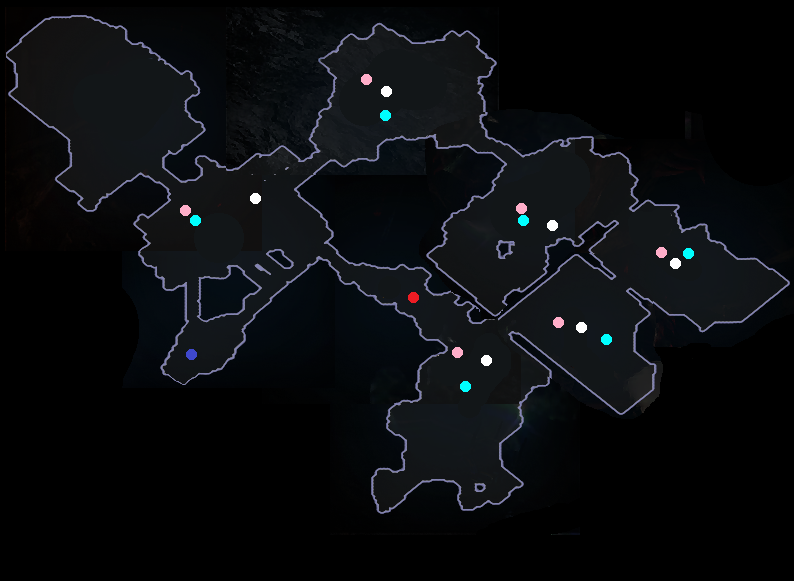
#> input picture templates/map_with_pois_clean.png, 794 x 581 px, found by its file name
$ python test_red_zone_localizer.py
#> lines starting #> are read from the running program, lines starting #| are printed output that depends on the picture; after the words box and inside, x2 and y2 are one past the last pixel; in counts of white or black regions, pixels touching at a corner belong together
### src/map_localizer.py
"""
Full Reference Map Localizer Module
Pinpoints player's exact 2D coordinates (X, Y) on a full map layout reference image
by matching live minimap crops in real-time with high precision and sub-pixel accuracy.
"""

import json
import os
from typing import Dict, Any, Tuple, Optional, Union, List
import cv2
import numpy as np
from PIL import Image

from .minimap_extractor import MinimapExtractor


class MapLocalizer:
    """Tracks player's exact position on a full map layout reference image."""

    def __init__(
        self,
        reference_map_path: str = "templates/full_map_reference.png",
        extractor: Optional[MinimapExtractor] = None,
        config_path: str = "config.json",
        min_scale: float = 0.16,
        max_scale: float = 0.38,
    ):
        """
        Initialize MapLocalizer.

        :param reference_map_path: Path to the full map layout reference image.
        :param extractor: Optional MinimapExtractor instance.
        :param config_path: Path to config.json.
        :param min_scale: Minimum scale candidate for minimap matching.
        :param max_scale: Maximum scale candidate for minimap matching.
        """
#> called with reference_map_path = 'templates/full_map_reference.png', config_path = 'config.json', min_scale = 0.16, max_scale = 0.38
        # Resolve reference map path from config.json if default was passed
        resolved_path = reference_map_path
        if (reference_map_path == "templates/full_map_reference.png" or not reference_map_path) and os.path.exists(config_path):
            try:
                with open(config_path, "r", encoding="utf-8") as f:
#> (reads config.json from the repository)
                    cfg = json.load(f)
                    cfg_map = cfg.get("map_layout_file")
                    if cfg_map and os.path.exists(cfg_map):
                        resolved_path = cfg_map
            except Exception:
                pass

        self.reference_map_path = resolved_path
        self.extractor = extractor or MinimapExtractor()
        self.min_scale = min_scale
        self.max_scale = max_scale

        self.ref_img: Optional[np.ndarray] = None
        self.ref_edges: Optional[np.ndarray] = None
        self.ref_w: int = 0
        self.ref_h: int = 0
        self.red_zone_bounds: Optional[Tuple[int, int, int, int]] = None  # (min_x, max_x, min_y, max_y)

        self.last_player_pos: Optional[Tuple[int, int]] = None
        self.last_confidence: float = 0.0
        self.last_scale: Optional[float] = None
        self.locked_counter: int = 0
        self.pending_jump_pos: Optional[Tuple[int, int]] = None
        self.pending_jump_count: int = 0

        self.load_reference_map(self.reference_map_path)

    def load_reference_map(self, map_path: str) -> bool:
        """
        Loads the reference map layout image and computes combined edge/wall features.

        :param map_path: Path to reference image file.
        :return: True if loaded successfully.
        """
#> called with map_path = 'templates/map_with_pois_clean.png'
        if not os.path.exists(map_path):
            print(f"[MAP LOCALIZER] Warning: Reference map file not found at '{map_path}'")
            return False

        img = cv2.imread(map_path)
#> img is the input picture: shape (581, 794, 3); mean B, G, R 14.4, 11.9, 10.1
        if img is None:
            print(f"[MAP LOCALIZER] Error: Could not read image from '{map_path}'")
            return False

        self.ref_img = img
        self.ref_h, self.ref_w = img.shape[:2]
#> self.ref_h = 581; self.ref_w = 794
        self.red_zone_bounds = None

        # Detect Painted Red Square / Zone (HSV red color range)
        hsv = cv2.cvtColor(img, cv2.COLOR_BGR2HSV)
#> hsv: shape (581, 794, 3); mean H, S, V 58.2, 59.2, 14.5
        mask1 = cv2.inRange(hsv, np.array([0, 100, 100]), np.array([10, 255, 255]))
#> mask1: shape (581, 794); every value is 0
        mask2 = cv2.inRange(hsv, np.array([170, 100, 100]), np.array([180, 255, 255]))
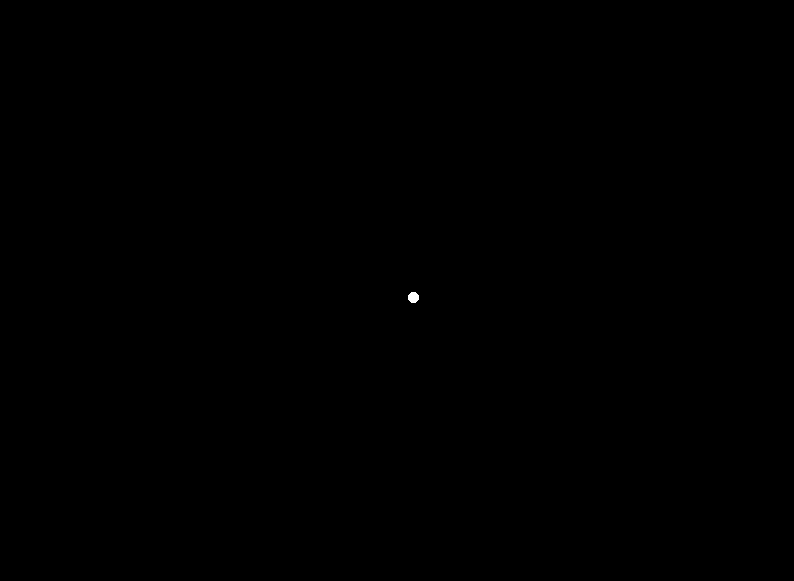
#> mask2: shape (581, 794); 0.02% white; 1 white region, box (x1, y1, x2, y2) and area: (408, 292, 419, 303) 97
        red_mask = cv2.bitwise_or(mask1, mask2)

        # Fallback BGR condition if HSV range is narrow
        b, g, r = img[:, :, 0], img[:, :, 1], img[:, :, 2]
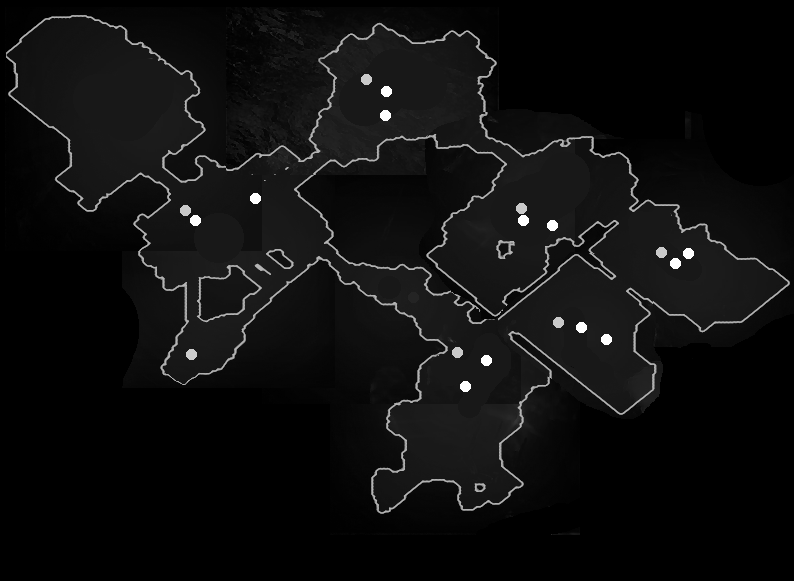
#> b: shape (581, 794); min 0, max 255, mean 14.4
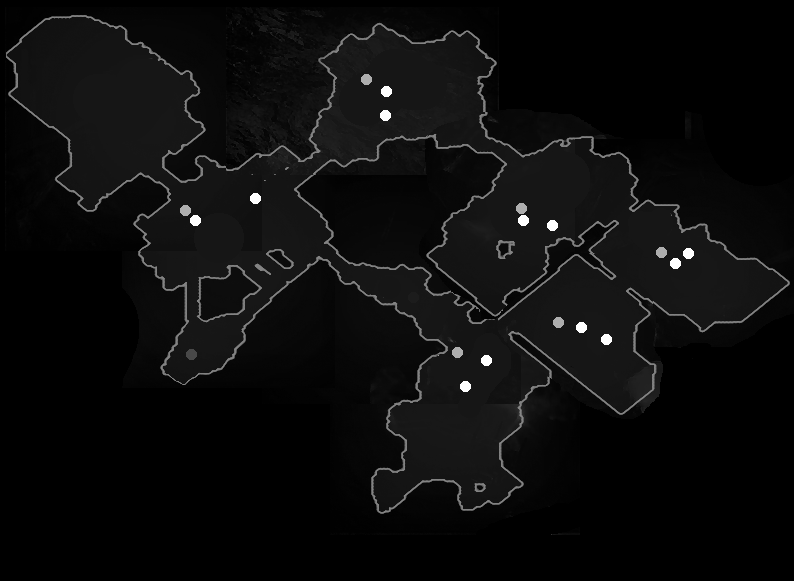
#> g: shape (581, 794); min 0, max 255, mean 11.9
        bgr_red_mask = ((r > 160) & (g < 80) & (b < 80)).astype(np.uint8) * 255
        combined_red = cv2.bitwise_or(red_mask, bgr_red_mask)

        red_y, red_x = np.where(combined_red > 0)
#> red_y = 97 values from 292 to 302; red_x = 97 values, max 418 at index 31, min 408 at index 21, mean 413
        if len(red_x) > 0:
            min_x, max_x = int(np.min(red_x)), int(np.max(red_x))
#> min_x = 408; max_x = 418
            min_y, max_y = int(np.min(red_y)), int(np.max(red_y))
#> min_y = 292; max_y = 302
            self.red_zone_bounds = (min_x, max_x, min_y, max_y)
#> self.red_zone_bounds = (408, 418, 292, 302)
            print(f"[MAP LOCALIZER] Detected Painted Red Zone: X [{min_x}..{max_x}], Y [{min_y}..{max_y}] ({max_x - min_x}x{max_y - min_y} px)")
#| [MAP LOCALIZER] Detected Painted Red Zone: X [408..418], Y [292..302] (10x10 px)

            # Inpaint / clean red pixels for sharp template matching against raw game minimap
            clean_img = cv2.inpaint(img, combined_red, 3, cv2.INPAINT_TELEA)
        else:
            clean_img = img

        # Extract combined edge and wall features from clean reference map
        self.ref_edges = self.extract_features(clean_img, is_crop=False)

        print(f"[MAP LOCALIZER] Successfully loaded Full Reference Map: {self.ref_w}x{self.ref_h} px")
        return True

    def extract_features(self, img_bgr: np.ndarray, is_crop: bool = True) -> np.ndarray:
        """
        Extracts high-contrast structural features combining Canny edges and Cyan/Blue wall masks.
        Masks out center character marker and outer borders for minimap crops.
        """
#> called with is_crop = False
        h, w = img_bgr.shape[:2]
#> h = 581; w = 794

        # 1. Structural Canny edges
        if len(img_bgr.shape) == 3:
            gray = cv2.cvtColor(img_bgr, cv2.COLOR_BGR2GRAY)
        else:
            gray = img_bgr
        blurred = cv2.GaussianBlur(gray, (3, 3), 0)
        edges = cv2.Canny(blurred, 40, 140)
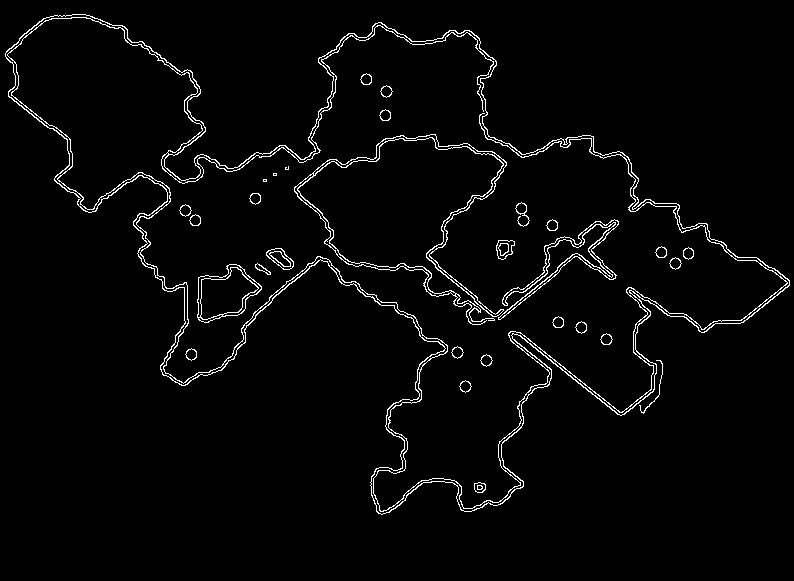
#> edges: shape (581, 794); 2.7% white in thin lines or dots, all inside (x1, y1, x2, y2) = (5, 14, 790, 515)

        # 2. Cyan / Blue wall color detection (Path of Exile 2 minimap walls)
        if len(img_bgr.shape) == 3:
            hsv = cv2.cvtColor(img_bgr, cv2.COLOR_BGR2HSV)
#> hsv: shape (581, 794, 3); mean H, S, V 58.2, 59.2, 14.5
            mask_cyan = cv2.inRange(hsv, np.array([75, 30, 30]), np.array([135, 255, 255]))
#> mask_cyan: shape (581, 794); 3.4% white in thin lines or dots, all inside (x1, y1, x2, y2) = (6, 10, 790, 514)
            b, g, r = img_bgr[:, :, 0], img_bgr[:, :, 1], img_bgr[:, :, 2]
            mask_blue = ((b > 90) & (g > 80) & (r < 140)).astype(np.uint8) * 255
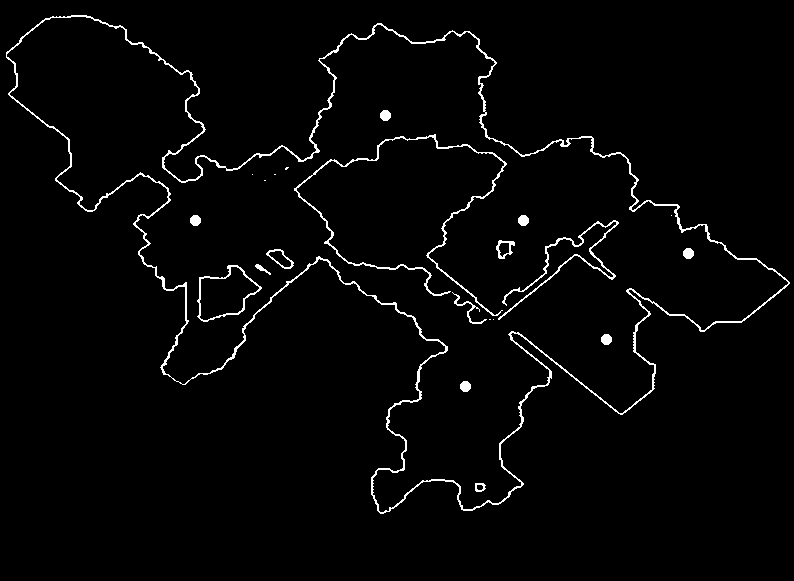
#> mask_blue: shape (581, 794); 2.4% white in thin lines or dots, all inside (x1, y1, x2, y2) = (6, 15, 790, 514)
            cyan_wall = cv2.bitwise_or(mask_cyan, mask_blue)
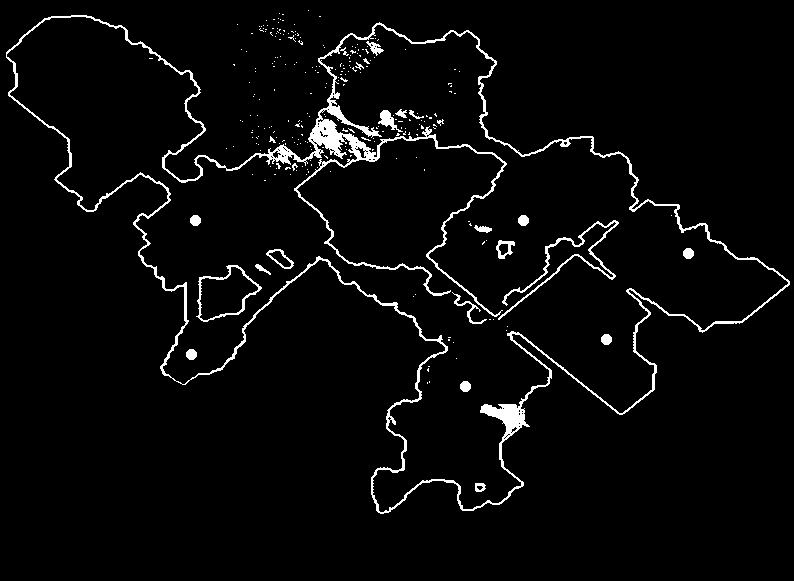
#> cyan_wall: shape (581, 794); 3.6% white; 254 white regions (230 under 20 px), largest, box (x1, y1, x2, y2) and area: (6, 15, 790, 514) 12781, (498, 220, 619, 320) 930, (196, 265, 262, 322) 472
            combined = cv2.bitwise_or(edges, cyan_wall)
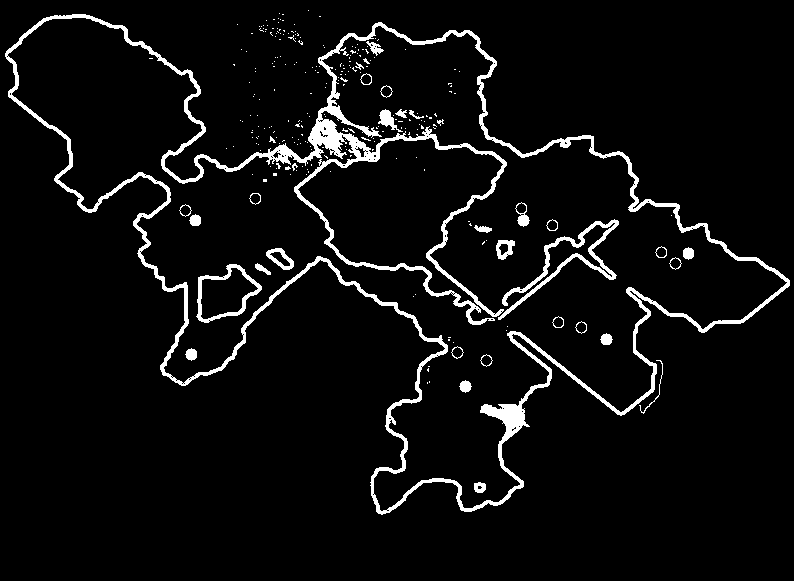
#> combined: shape (581, 794); 5.3% white; 255 white regions (221 under 20 px), largest, box (x1, y1, x2, y2) and area: (5, 14, 790, 515) 19243, (498, 219, 619, 320) 1559, (196, 264, 262, 323) 759
        else:
            combined = edges

        if is_crop:
            # Mask out center character icon (circle around center)
            icon_mask = np.ones((h, w), dtype=np.uint8) * 255
            cv2.circle(icon_mask, (w // 2, h // 2), 18, 0, -1)
            # Mask outer 8px crop frame border
            cv2.rectangle(icon_mask, (0, 0), (w - 1, h - 1), 0, 10)
            return cv2.bitwise_and(combined, combined, mask=icon_mask)

        return combined

    def extract_crop_features(self, minimap_crop: np.ndarray) -> np.ndarray:
        """Compatibility wrapper for extract_features."""
        return self.extract_features(minimap_crop, is_crop=True)

    # [564 lines left out: functions localize_player, calculate_edge_distances, render_player_location, render_trajectory_map, not called in this run]

### src/minimap_extractor.py
import json
import os
from typing import Union, Dict, Tuple
import cv2
import numpy as np
from PIL import Image


class MinimapExtractor:
    """Extracts and preprocesses the minimap region from game screenshots."""

    def __init__(self, roi_config: Dict[str, float] = None):
        """
        Initialize the MinimapExtractor with ROI configuration.

        :param roi_config: Dictionary containing relative crop percentages.
        """
        if roi_config is None:
            config_path = "config.json"
            if os.path.exists(config_path):
                try:
                    with open(config_path, "r", encoding="utf-8") as f:
                        cfg = json.load(f)
                    roi_config = cfg.get("minimap_roi")
                except Exception:
                    pass

        self.roi_config = roi_config or {
            "top_pct": 0.0,
            "bottom_pct": 0.26,
            "left_pct": 0.85,
            "right_pct": 1.00,
        }

    # [113 lines left out: functions _to_cv2, extract_roi, preprocess, not called in this run]

### scratch/test_red_zone_localizer.py
import sys, os
sys.path.insert(0, os.path.abspath("."))
from src.map_localizer import MapLocalizer

def test_map_localizer_red_zone():
    localizer = MapLocalizer("templates/full_map_reference.png")
#| [MAP LOCALIZER] Successfully loaded Full Reference Map: 794x581 px
    print(f"Red Zone Bounds: {localizer.red_zone_bounds}")
#| Red Zone Bounds: (408, 418, 292, 302)
    assert localizer.red_zone_bounds is not None
    min_x, max_x, min_y, max_y = localizer.red_zone_bounds
#> min_x = 408; max_x = 418; min_y = 292; max_y = 302
    print(f"Verified Red Zone: X [{min_x}..{max_x}], Y [{min_y}..{max_y}] ({max_x - min_x}x{max_y - min_y} px)")
#| Verified Red Zone: X [408..418], Y [292..302] (10x10 px)

test_map_localizer_red_zone()
